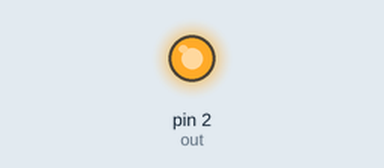
This sketch was run on a simulated Arduino Leonardo, built with avr-gcc and run on an emulated ATmega32U4. On the bench: output pins drawn as LEDs (lit = HIGH). What the sketch prints to the serial monitor is not drawn.

Above: at 0.2 s.
Timing chart, 0 to 1.7 s (numbered marks = the images above):
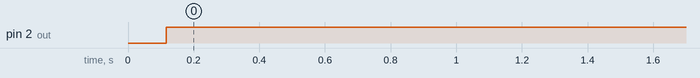

Measured:
- by itself, pin 2 (out): LOW → HIGH at 0.12 s

The sketch:

slam2.ino
```cpp
#include <SoftwareSerial.h>

SoftwareSerial mySerial(7, 8); // RX,TX
//SoftwareSerial mySerial(9,10); // RX,TX
//SoftwareSerial mySerial(0, 1); // RX,TX
//SoftwareSerial mySerial Serial1; // RX,TX

String logdata = "";
int out = 2;
long a;
int count = 0;
long buf[100];
long readd[20];
int j = 0;
int k = 0;
int startt = 1;
int readn = 0;
float ang[10];
float dis[10];

void setup()
{
  // Open serial communications and wait for port to open:
  Serial.begin(256000);
  mySerial.begin(256000);
  pinMode(out, OUTPUT);
  delay(100);
  Serial.println("Goodnight moon!");

  //mySerial.write(0xA5);
  //mySerial.write(0x40); //reset
  delay(5);
  while (!Serial) {
    ; // wait for serial port to connect. Needed for Leonardo only
  }
  Serial.println("RUN BITCH");
}

void loop() // run over and over
{
  mySerial.write(0xA5);
  //mySerial.write(0x40); //reset
  //mySerial.write(0x50); //GET_INFO       20byte A5 5A 14 00 00 00 04
  //mySerial.write(0x52); //health(status)  3byte A5 5A 3 00 00 00 06
  //mySerial.write(0x59); //GET_SAMPLERATE  4byte
  //mySerial.write(0x20); //scan              5byte A5 5A 05 00 00 40 81
  mySerial.write(0x21); //force scan      5byte A5 5A 05 00 00 40 81
  while (mySerial.available()) {
    a = mySerial.read();
    if (a == 0xA5) {
      //Serial.print('\n');
      startt = 1;
    }
    if (startt == 1) {
      buf[count] = a;
      count += 1;
      //Serial.print(a, HEX);
      //Serial.print(" ");
      //if (count > 30) {
      //mySerial.write(0xA5);
      //mySerial.write(0x25); //stop
      //break;
      //}
    }
  }
  readn = (count - 12) / 5;
  //Serial.println(" ");
  for (int i = 12; count > i; i++) {//取respond(7+5)後
    //Serial.print(buf[i], HEX);
    //Serial.print(" ");
    if (readn * 5 > j) {
      readd[j] = buf[i];
      //Serial.print(readd[j], HEX);
      //Serial.print(" ");
    }
    j++;
  }
  for (int i = 0; readn > i; i++) {
    ang[i] = readd[i * 5 + 1] >> 1 | readd[i * 5 + 2] << 7;
    dis[i] = readd[i * 5 + 3] | readd[i * 5 + 4] << 8;

    ang[i] = ang[i] / 64; //to degree
    dis[i] = dis[i] / 40; //to cm

    Serial.println(" ");
    Serial.print("ang = ");
    Serial.print(ang[i]);
    Serial.print(" dis = ");
    Serial.print(dis[i]);
  }
  //Serial.println(" ");
  //Serial.print("count = ");
  //Serial.println(count);

  //mySerial.write(0xA5);
  //mySerial.write(0x25); //stop

  analogWrite(out, 255);
  delay(1000);
  count = 0;
  j = 0;
  startt = 0;
}


/*
  void loop() // run over and over
  {
  mySerial.write(0xA5);
  //mySerial.write(0x40); //reset
  //mySerial.write(0x50); //GET_INFO       20byte A5 5A 14 00 00 00 04
  //mySerial.write(0x52); //health(status)  3byte A5 5A 3 00 00 00 06
  //mySerial.write(0x59); //GET_SAMPLERATE  4byte
  //mySerial.write(0x20); //scan              5byte A5 5A 05 00 00 40 81
  mySerial.write(0x21); //force scan      5byte A5 5A 05 00 00 40 81
  //mySerial.write(0x82); //force scan      5byte A5 5A 05 00 00 40 81
  while (mySerial.available()) {
    a = mySerial.read();
    buf[count] = a;
    count += 1;
    if (a == 0xA5) {
      Serial.print('\n');
      for (int i = 7; count > i; i++) {
        //Serial.print(buf[i]);
        //Serial.print(" ");
      }
      //Serial.print('\n');
      Serial.print("count ");
      Serial.println(count);
      count = 0;
    }
    Serial.print(a, HEX);
    Serial.print(" ");
  }
  //analogWrite(out, 255);
  delay(1000);

  //Serial.println("");
  }*/


/*
  void loop() // run over and over
  {
  if (count < 7) {
    Serial.println("gethealth");
    mySerial.write(0xA5);
    mySerial.write(0x52);
    analogWrite(out, 255);
  }
  else {
    mySerial.write(0xA5);
    //mySerial.write(0x40); //reset
    //mySerial.write(0x50); //GET_INFO       20byte A5 5A 14 00 00 00 04
    //mySerial.write(0x52); //health(status)  3byte A5 5A 3 00 00 00 06
    //mySerial.write(0x59); //GET_SAMPLERATE  4byte
    //mySerial.write(0x20); //scan              5byte A5 5A 05 00 00 40 81
    mySerial.write(0x21); //force scan      5byte A5 5A 05 00 00 40 81
  }
  delay(100);
  count = 0;
  while (mySerial.available()) {
    a = mySerial.read();
    buf[count] = (int)a;
    count += 1;
    Serial.print(a, HEX);
    Serial.print(" ");
    if (count > 7) {
      //Serial.print(a, HEX);
      //Serial.print(" ");
    }

  }
  //analogWrite(out, 255);
  delay(100);

  Serial.println("");
  for (int i = 7; count > i; i++) {
    Serial.println(buf[i]);
  }
  Serial.print("count ");
  Serial.println(count);
  }*/


/*
  void loop() // run over and over
  {
  mySerial.write(0xA5);
  //mySerial.write(0x40); //reset
  //mySerial.write(0x50); //GET_INFO 20byte
  //mySerial.write(0x52); //health(status) 3byte
  //mySerial.write(0x59); //GET_SAMPLERATE  4byte
  //mySerial.write(0x20); //scan 5byte
  mySerial.write(0x21); //force scan 5byte
  //delay(2);

  while (mySerial.available()) {
    a = mySerial.read();
    buf[count] = (int)a;
    count += 1;
    if (a == 0xA5) {
      //Serial.print('\n');
      //Serial.println(logdata);
      logdata = "";
    }
    //Serial.print(a, HEX);
    //Serial.print(" ");
    if (count > 7) {
      Serial.print(a, HEX);
      Serial.print(" ");
    }
  }
  //analogWrite(out, 255);
  delay(100);

  Serial.println("");
  for (int i = 7; count > i; i++) {
    Serial.println(buf[i]);
  }
  if (count < 7) {
    mySerial.write(0xA5);
    mySerial.write(0x52); //reset
    //analogWrite(out, 255);
  }
  Serial.print("count ");
  Serial.println(count);
  count = 0;
  }

*/


/*
  void loop() // run over and over
  {
  mySerial.write(0xA5);
  mySerial.write(0x52); //health(status)

  if (mySerial.available()) {
    a = mySerial.read();
    if (a == 0xA5) {
      Serial.print('\n');
    }
    Serial.print(a, HEX);
    Serial.print(" ");
  }
  }*/


/*
  void loop() // run over and over
  {
  while (mySerial.available()) {
    Serial.write(mySerial.read());
    char inChar = mySerial.read();
    logdata += (char)inChar;
    //if (inChar == '\n') {
    //Serial.print(logdata);
    Serial.print(inChar);
    logdata = "";
    //}
  }
  Serial.println("running");
  delay(1);
  }*/


/*
  void setup()
  {
  // Open serial communications and wait for port to open:
  Serial.begin(256000);
  while (!Serial) {
    ; // wait for serial port to connect. Needed for Leonardo only
  }


  //Serial.println("Goodnight moon!");

  // set the data rate for the SoftwareSerial port
  mySerial.begin(256000);
  //mySerial.println("Hello, world?");
  }

  void loop() // run over and over
  {
  if (mySerial.available())
    Serial.write(mySerial.read());
    int a =mySerial.read();
  mySerial.println(a,BIN);
  if (Serial.available()){
    //mySerial.write(Serial.read());
  }
  }*/
```
